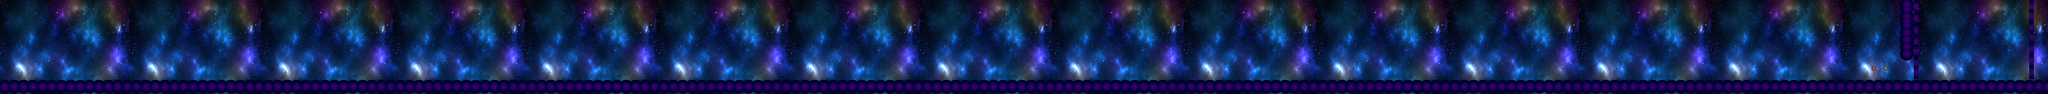

Below is a game level as drawn by its tile map, then a one-line description and the .tmx that defines it (tile-layer data replaced by summaries):
An orthogonal 870x40 tile map with 16x16 px tiles, 2 tile layers (Background, Graphics), 3 tilesets and 37 objects.

<map version="1.0" orientation="orthogonal" renderorder="right-down" width="870" height="40" tilewidth="16" tileheight="16" nextobjectid="38">
 <tileset firstgid="1" name="BackgroundImage" tilewidth="16" tileheight="16" tilecount="2408" columns="56">
  <image source="FirstBackgroundResized.png" width="900" height="700" />
 </tileset>
 <tileset firstgid="2409" name="VoidSphere" tilewidth="16" tileheight="16" tilecount="64" columns="8">
  <image source="VoidSphere.png" width="128" height="128" />
 </tileset>
 <tileset firstgid="2473" name="TiledTmx1" tilewidth="32" tileheight="32" spacing="2" margin="1" tilecount="1056" columns="44">
  <image source="tilesheet_complete_guttered.png" width="1496" height="816" />
 </tileset>
 <layer name="Background" width="870" height="40">
  <data>[34800 cells, 34800 non-empty, 2240 distinct tile ids]</data>
 </layer>
 <layer name="Graphics" width="870" height="40">
  <data>[34800 cells, 5551 non-empty, 52 distinct tile ids]</data>
 </layer>
 <objectgroup name="Floor">
  <object id="3" x="-0.333333" y="543.5" width="13919.7" height="96.5" />
  <object id="34" x="13038.7" y="1.33333" width="753" height="14" />
 </objectgroup>
 <objectgroup name="RedCoin">
  <object id="1" x="12720" y="447.667" width="33" height="33">
   <ellipse />
  </object>
 </objectgroup>
 <objectgroup name="GreenCoin">
  <object id="2" x="12800.7" y="448" width="33" height="33">
   <ellipse />
  </object>
 </objectgroup>
 <objectgroup name="Wall">
  <object id="35" x="13019.3" y="0" width="20.6667" height="540" />
  <object id="36" x="12913" y="1.33333" width="91.3334" height="409.333" />
  <object id="37" x="13794" y="1" width="20.6667" height="543.333" />
 </objectgroup>
 <objectgroup name="Asteroid">
  <object id="4" x="4058" y="224" width="60" height="60">
   <ellipse />
  </object>
  <object id="5" x="4824" y="216" width="60" height="60">
   <ellipse />
  </object>
  <object id="6" x="5234" y="314" width="60" height="60">
   <ellipse />
  </object>
  <object id="7" x="5776" y="154" width="60" height="60">
   <ellipse />
  </object>
  <object id="8" x="5978" y="258" width="60" height="60">
   <ellipse />
  </object>
  <object id="9" x="6164" y="154" width="60" height="60">
   <ellipse />
  </object>
  <object id="10" x="6716" y="154" width="60" height="60">
   <ellipse />
  </object>
  <object id="11" x="7080" y="260" width="60" height="60">
   <ellipse />
  </object>
  <object id="12" x="7304" y="206" width="60" height="60">
   <ellipse />
  </object>
  <object id="13" x="8160" y="174" width="60" height="60">
   <ellipse />
  </object>
  <object id="14" x="8972" y="162" width="60" height="60">
   <ellipse />
  </object>
  <object id="15" x="9488" y="224" width="60" height="60">
   <ellipse />
  </object>
  <object id="16" x="9934" y="218" width="60" height="60">
   <ellipse />
  </object>
  <object id="17" x="10096" y="206" width="60" height="60">
   <ellipse />
  </object>
  <object id="18" x="10024" y="114" width="60" height="60">
   <ellipse />
  </object>
  <object id="19" x="10184" y="194" width="60" height="60">
   <ellipse />
  </object>
  <object id="20" x="10138" y="122" width="60" height="60">
   <ellipse />
  </object>
  <object id="21" x="10472" y="194" width="60" height="60">
   <ellipse />
  </object>
  <object id="22" x="10698" y="236" width="60" height="60">
   <ellipse />
  </object>
  <object id="23" x="11638" y="202" width="60" height="60">
   <ellipse />
  </object>
  <object id="24" x="11914" y="170" width="60" height="60">
   <ellipse />
  </object>
  <object id="25" x="12112" y="180" width="60" height="60">
   <ellipse />
  </object>
  <object id="26" x="12342" y="142" width="60" height="60">
   <ellipse />
  </object>
  <object id="27" x="2142" y="174" width="60" height="60">
   <ellipse />
  </object>
  <object id="28" x="2382" y="94" width="60" height="60">
   <ellipse />
  </object>
  <object id="29" x="2662" y="148" width="60" height="60">
   <ellipse />
  </object>
  <object id="30" x="2992" y="144" width="60" height="60">
   <ellipse />
  </object>
  <object id="31" x="872" y="82" width="60" height="60">
   <ellipse />
  </object>
  <object id="32" x="1044" y="162" width="60" height="60">
   <ellipse />
  </object>
  <object id="33" x="1414" y="60" width="60" height="60">
   <ellipse />
  </object>
 </objectgroup>
</map>
